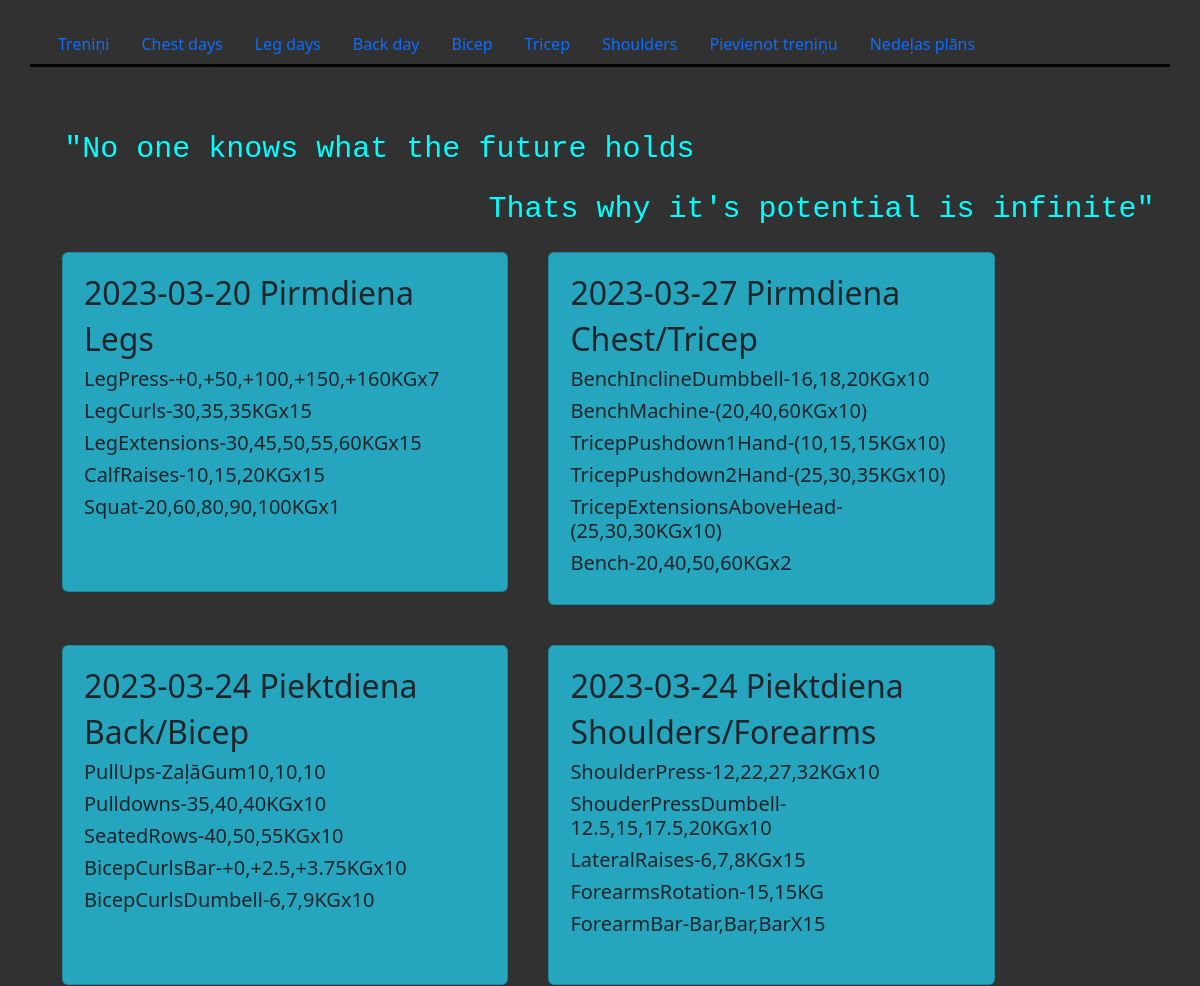
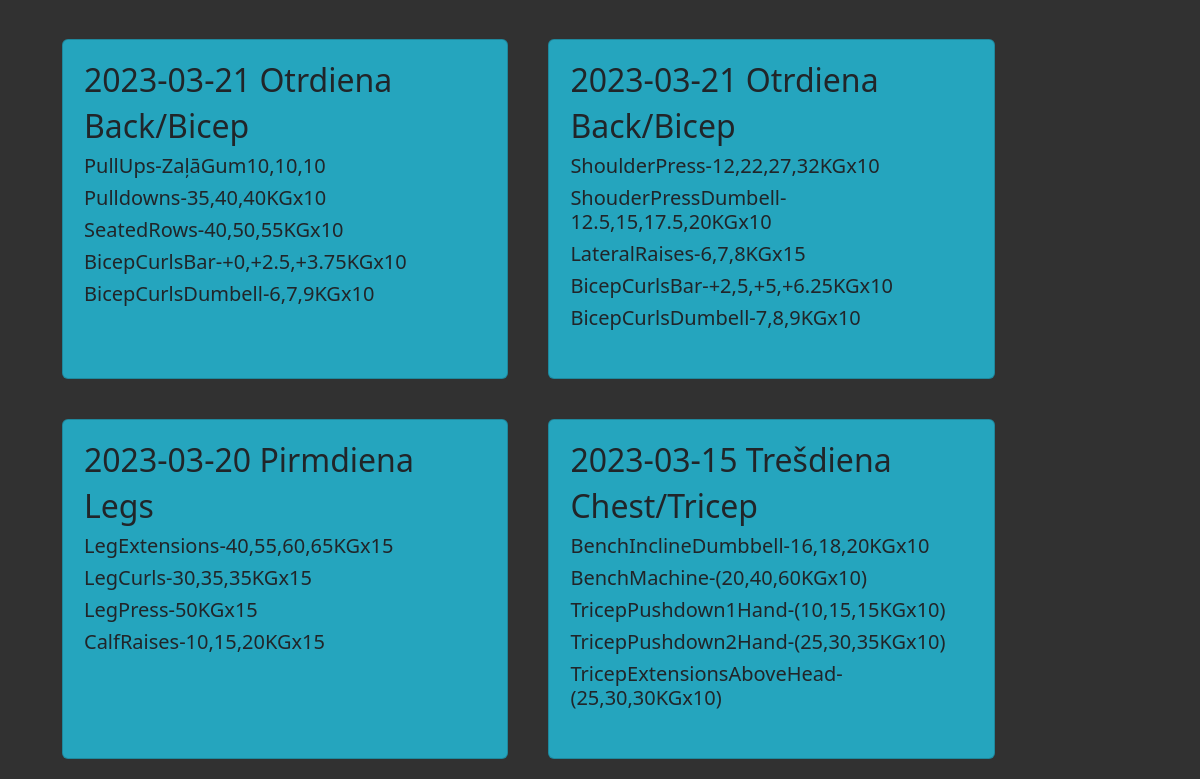
Screenshot of /trenini with the database file from the repository (2 pictures, top to bottom).
### tables this page shows
CREATE TABLE "trenini" (
	"trenina_ID"	TEXT NOT NULL,
	"Datums"	TEXT NOT NULL,
	"Diena"	TEXT NOT NULL,
	"Muskulu_grupa"	TEXT NOT NULL,
	"Vingrinajums_1"	TEXT,
	"Vingrinajums_2"	TEXT,
	"Vingrinajums_3"	TEXT,
	"Vingrinajums_4"	TEXT,
	"Vingrinajums_5"	TEXT,
	"Vingrinajums_6"	TEXT,
	"Vingrinajums_7"	TEXT
);

### app.py (the view)
@app.route("/trenini")
def show_workouts():
    res = cur.execute("SELECT * FROM trenini")
    trenini = res.fetchall()
    trenini.reverse()
    return render_template("trenini.html", data = trenini)

### templates/trenini.html
{% extends "layout.html" %}
{% block quote %}
<code style="float: left; color: aqua; font: Courier New; font-size: 30px; margin-top:60px; margin-left: 2%;">"No one knows what the future holds</code>
<code style="float: left; color: aqua; font: Courier New; font-size: 30px; margin-top: 15px; margin-left: 40%;">Thats why it's potential is infinite"</code>
{% endblock %}
{% block content %}
<div style="max-width:100%">
{% for trenins in data %}
        <div class="card" style="background-color: #25a5be;  width:40%;  margin:20px; float: left; min-height: 340px;">
        <div class="card-body" style="margin: 5px; max-height: max-content;">
            <h2 class="card-title">{{ trenins[1] }} {{ trenins[2] }}</h2>
            <h2 class="card-title"> {{ trenins[3] }} </h2>
                {% for i in range(4,11) %}
                    <h5 class="card-text">{{ trenins[i] }}<h5>
                {% endfor %}
        </div>
    </div>
{% endfor %}
</div>
{% endblock %}

### templates/layout.html (shortened to what this page needs)
<!DOCTYPE html>
<html lang="en">
<head>
    <link href="https://cdn.jsdelivr.net/npm/bootstrap@5.3.0-alpha1/dist/css/bootstrap.min.css" rel="stylesheet">
</head>
<body style="background-color: #313131;">
    <div class="container" >
        <div class="row" style="border-bottom: 3px solid black;">
            <div class="col-12">
                <nav class = 'nav'>
                    <a class="nav-link" href="/trenini">Treniņi</a>
                    <a class="nav-link" href="/chest">Chest days</a>
                    <a class="nav-link" href="/legs">Leg days</a>
                    <a class="nav-link" href="/back">Back day</a>
                    <a class="nav-link" href="/bicep">Bicep</a>
                    <a class="nav-link" href="/tricep">Tricep</a>
                    <a class="nav-link" href="/shoulders">Shoulders</a>
                    <a class="nav-link" href="/jauns_trenins">Pievienot treniņu</a>
                    <a class="nav-link" href="/nedelas_plans">Nedeļas plāns</a>
                </nav>
            </div>
        </div>
{% block quote %}
{% endblock %}
{% block content %}
{% endblock %}
</body>
</html>

### rows the page displays
trenini: Datums "2023-03-20", Diena "Pirmdiena", Muskulu_grupa "Legs", Vingrinajums_1 "LegPress-+0,+50,+100,+150,+160KGx7" "LegCurls-30,35,35KGx15" "LegExtensions-30,45,50,55,60KGx15" "CalfRaises-10,15,20KGx15" "Squat-20,60,80,90,100KGx1"
trenini: Datums "2023-03-27", Diena "Pirmdiena", Muskulu_grupa "Chest/Tricep", Vingrinajums_1 "BenchInclineDumbbell-16,18,20KGx10" "BenchMachine-(20,40,60KGx10)" "TricepPushdown1Hand-(10,15,15KGx10)" "TricepPushdown2Hand-(25,30,35KGx10)" "TricepExtensionsAboveHead-(25,30,30KGx10)" "Bench-20,40,50,60KGx2"
trenini: Datums "2023-03-24", Diena "Piektdiena", Muskulu_grupa "Back/Bicep", Vingrinajums_1 "PullUps-ZaļāGum10,10,10" "Pulldowns-35,40,40KGx10" "SeatedRows-40,50,55KGx10" "BicepCurlsBar-+0,+2.5,+3.75KGx10" "BicepCurlsDumbell-6,7,9KGx10"
trenini: Datums "2023-03-24", Diena "Piektdiena", Muskulu_grupa "Shoulders/Forearms", Vingrinajums_1 "ShoulderPress-12,22,27,32KGx10" "ShouderPressDumbell-12.5,15,17.5,20KGx10" "LateralRaises-6,7,8KGx15" "ForearmsRotation-15,15KG" "ForearmBar-Bar,Bar,BarX15"
trenini: Datums "2023-03-21", Diena "Otrdiena", Muskulu_grupa "Back/Bicep", Vingrinajums_1 "PullUps-ZaļāGum10,10,10" "Pulldowns-35,40,40KGx10" "SeatedRows-40,50,55KGx10" "BicepCurlsBar-+0,+2.5,+3.75KGx10" "BicepCurlsDumbell-6,7,9KGx10"
trenini: Datums "2023-03-21", Diena "Otrdiena", Muskulu_grupa "Back/Bicep", Vingrinajums_1 "ShoulderPress-12,22,27,32KGx10" "ShouderPressDumbell-12.5,15,17.5,20KGx10" "LateralRaises-6,7,8KGx15" "BicepCurlsBar-+2,5,+5,+6.25KGx10" "BicepCurlsDumbell-7,8,9KGx10"
trenini: Datums "2023-03-20", Diena "Pirmdiena", Muskulu_grupa "Legs", Vingrinajums_1 "LegExtensions-40,55,60,65KGx15" "LegCurls-30,35,35KGx15" "LegPress-50KGx15" "CalfRaises-10,15,20KGx15"
trenini: Datums "2023-03-15", Diena "Trešdiena", Muskulu_grupa "Chest/Tricep", Vingrinajums_1 "BenchInclineDumbbell-16,18,20KGx10" "BenchMachine-(20,40,60KGx10)" "TricepPushdown1Hand-(10,15,15KGx10)" "TricepPushdown2Hand-(25,30,35KGx10)" "TricepExtensionsAboveHead-(25,30,30KGx10)"
